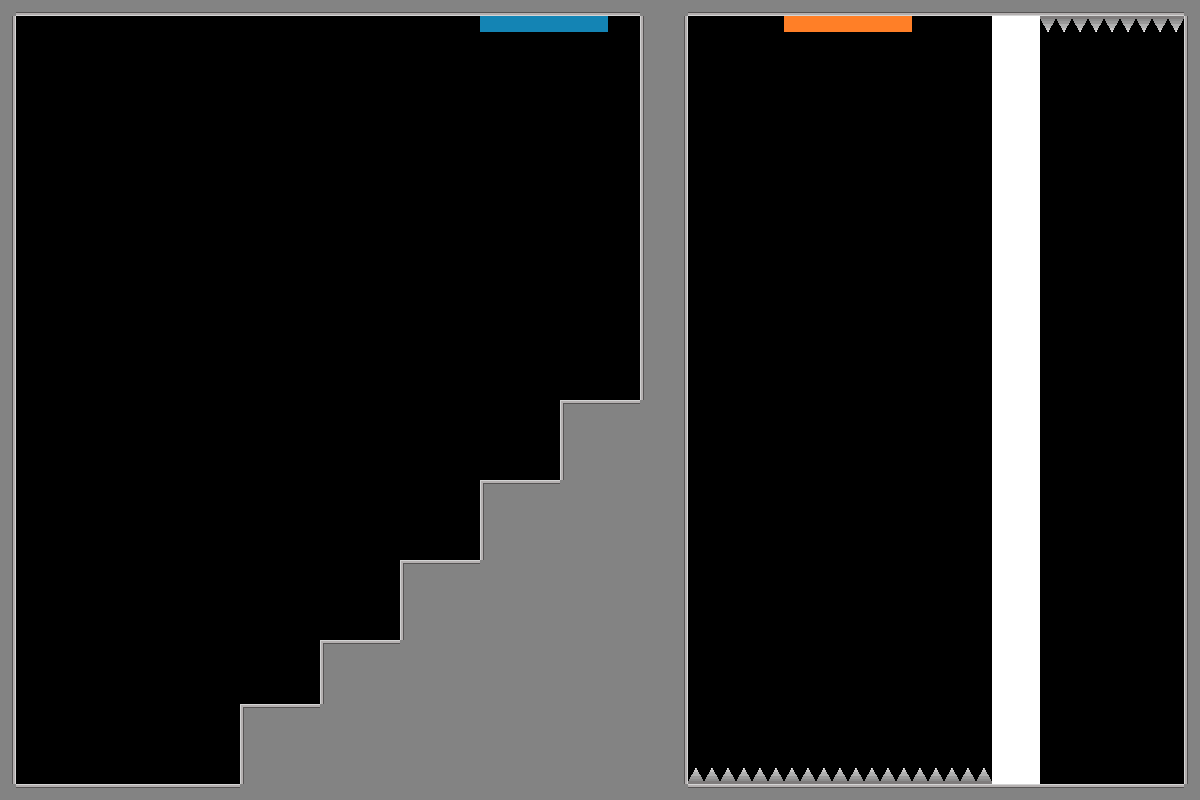

This game map was drawn from its Tiled (.tmx) file and the tilesets committed beside it. A one-line description and the trimmed map source follow:
An orthogonal 75x50 tile map with 16x16 px tiles, 1 tile layer (Tile Layer 1) and 4 objects (gravity_swap, B_portal_ceiling, Orange_portal_floor, white_button).

<map version="1.10" tiledversion="1.12.2" orientation="orthogonal" renderorder="right-down" width="75" height="50" tilewidth="16" tileheight="16" infinite="0" nextlayerid="4" nextobjectid="5">
 <tileset firstgid="1" source="place_holder_tileset.tsx" />
 <layer id="1" name="Tile Layer 1" width="75" height="50">
  <data>[3750 cells, 933 non-empty, 11 distinct tile ids]</data>
 </layer>
 <objectgroup id="3" name="object_layer">
  <object id="1" name="gravity_swap" x="80.2971" y="317.969" width="100" height="100">
   <properties>
    <property name="ability_type" value="gravity_swap" />
   </properties>
  </object>
  <object id="2" name="B_portal_ceiling" x="478.904" y="14.9227" width="128" height="16">
   <properties>
    <property name="portal_id" type="int" value="1" />
    <property name="portal_rotation" type="int" value="180" />
    <property name="portal_target" type="int" value="2" />
    <property name="portal_type" value="portal" />
   </properties>
  </object>
  <object id="3" name="Orange_portal_floor" x="782.931" y="13.7161" width="128" height="16">
   <properties>
    <property name="portal_id" type="int" value="2" />
    <property name="portal_rotation" type="int" value="180" />
    <property name="portal_target" type="int" value="1" />
    <property name="portal_type" value="portal" />
   </properties>
  </object>
  <object id="4" name="white_button" x="716.576" y="319.394" width="128" height="32" rotation="90">
   <properties>
    <property name="obj_type" value="button" />
   </properties>
  </object>
 </objectgroup>
</map>
